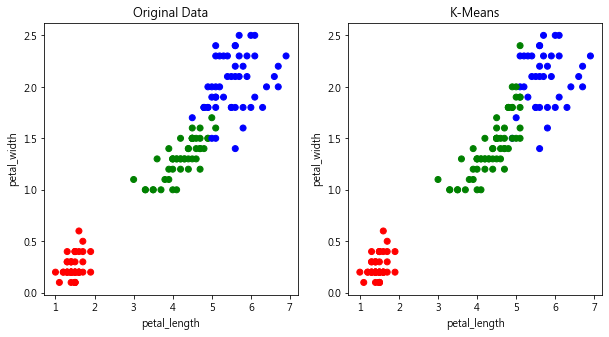

Here is the Python script that generated this plot:
# -*- coding: utf-8 -*-
"""
Created on Thu Dec 17 22:05:31 2020

@author: User
"""

import matplotlib.pyplot as plt
import pandas as pd
import numpy as np
from sklearn import preprocessing,cluster
import sklearn.metrics as sm
iris=pd.read_csv('C:/Users/User/Desktop/pypractice/iris.csv')
label_encoder=preprocessing.LabelEncoder()
encoded_target=label_encoder.fit_transform(iris['target'])
x=pd.DataFrame([iris['sepal_length'],iris['sepal_width'],iris['petal_length'],iris['petal_width']]).T
y=pd.DataFrame([encoded_target]).T
y.columns=['target']
colmap=np.array(['r','g','b'])
k=3
k_means=cluster.KMeans(n_clusters=k,random_state=9)
k_means.fit(x)
print('正確率:',sm.accuracy_score(y, k_means.labels_))
plt.figure(figsize=(10,5))
plt.subplot(1,2,1)
plt.scatter(x['petal_length'],x['petal_width'],color=colmap[encoded_target])
plt.xlabel('petal_length')
plt.ylabel('petal_width')
plt.title('Original Data')
plt.subplot(1,2,2)
plt.scatter(x['petal_length'],x['petal_width'],color=colmap[k_means.labels_])
plt.xlabel('petal_length')
plt.ylabel('petal_width')
plt.title('K-Means')
plt.show()
print('=====分類結果=====')
print(sm.confusion_matrix(y,k_means.labels_))
